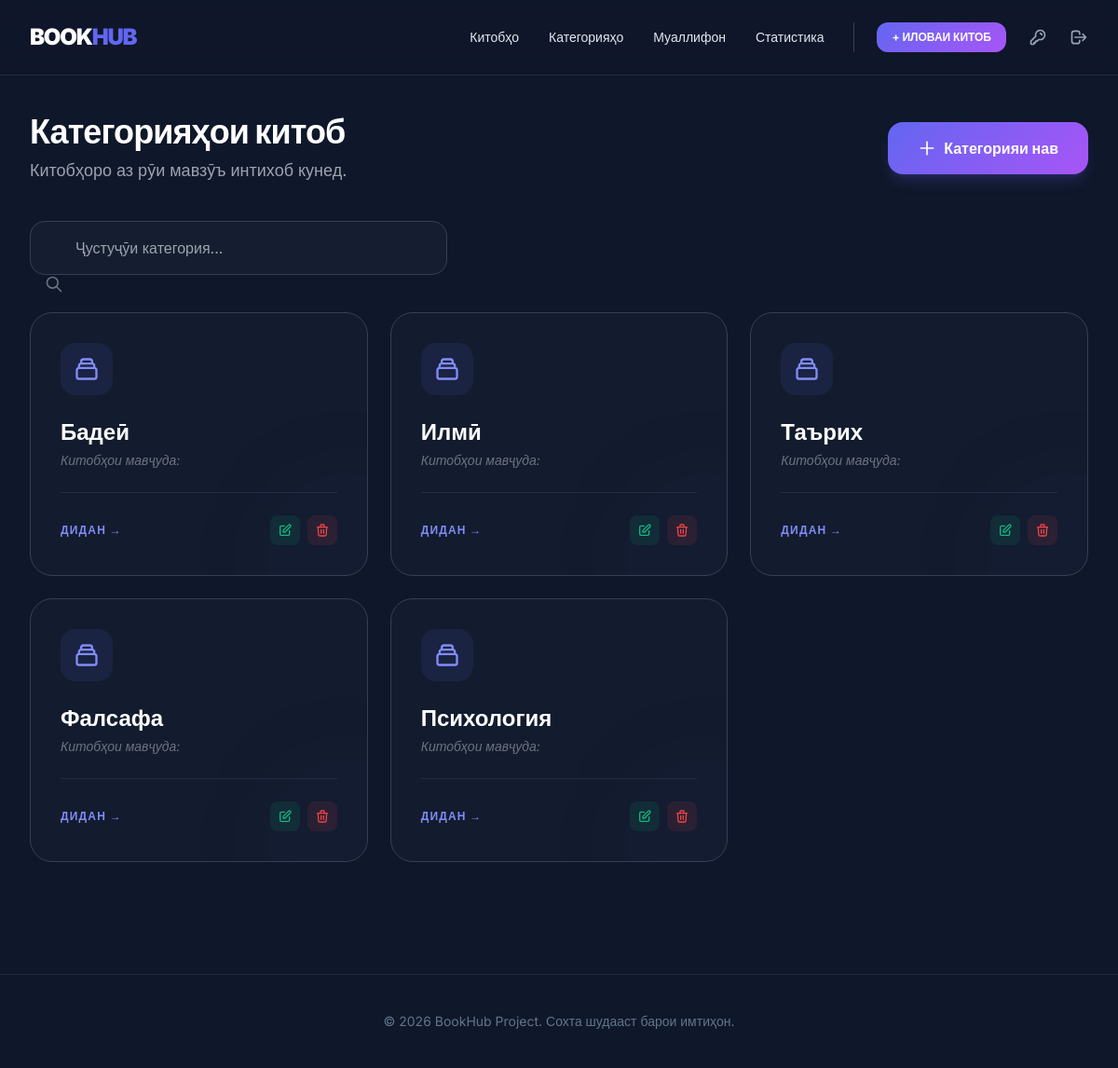
/list_category/ (signed in), run on the app's committed database.
### app/models.py (models this page shows, shortened)
class Category(models.Model):
    name = models.CharField(max_length=30)

### app/views.py (the view)
# urls.py: path('list_category/', list_category, name='list_category'),
def list_category(request):
    if not request.session.get('user_id'):
        return redirect('login')
    query = request.GET.get('q', '').strip()
    categories = Category.objects.all()
    if query:
        categories = categories.filter(name__icontains=query)
    return render(request, 'categories.html', {'categories': categories, 'query': query})

### templates/categories.html (shortened to what this page needs)
{% extends 'base.html' %}
{% block content %}
<div class="space-y-10">
    <div class="flex flex-col md:flex-row justify-between items-start md:items-center gap-6">
        <div>
            <h1 class="text-4xl font-black text-white tracking-tight">Категорияҳои китоб</h1>
            <p class="text-gray-400 mt-2 text-lg">Китобҳоро аз рӯи мавзӯъ интихоб кунед.</p>
        </div>
        <a href="{% url 'add_category' %}" class="btn-premium px-8 py-4 rounded-2xl text-white font-bold shadow-lg shadow-indigo-500/20 flex items-center">
            <svg xmlns="http://www.w3.org/2000/svg" class="h-5 w-5 mr-2" fill="none" viewBox="0 0 24 24" stroke="currentColor">
                <path stroke-linecap="round" stroke-linejoin="round" stroke-width="2" d="M12 4v16m8-8H4" />
            </svg>
            Категорияи нав
        </a>
    </div>
    <div class="relative max-w-md">
        <input type="text" id="categorySearch" placeholder="Ҷустуҷӯи категория..."
               class="w-full bg-slate-800/40 border border-slate-700 rounded-2xl px-12 py-4 text-white focus:ring-2 focus:ring-indigo-500 outline-none transition">
        <svg xmlns="http://www.w3.org/2000/svg" class="h-5 w-5 text-gray-500 absolute left-4 top-4.5" fill="none" viewBox="0 0 24 24" stroke="currentColor">
            <path stroke-linecap="round" stroke-linejoin="round" stroke-width="2" d="M21 21l-6-6m2-5a7 7 0 11-14 0 7 7 0 0114 0z" />
        </svg>
    </div>
    <div class="grid grid-cols-1 sm:grid-cols-2 lg:grid-cols-3 gap-6">
        {% for category in categories %}
        <div class="bg-slate-800/30 border border-slate-700 rounded-3xl p-8 hover:border-indigo-500/50 transition-all duration-300 relative overflow-hidden group">
            <div class="relative z-10">
                <div class="w-14 h-14 bg-indigo-500/10 rounded-2xl flex items-center justify-center text-indigo-400 mb-6 group-hover:bg-indigo-600 group-hover:text-white transition-all duration-300">
                </div>
                <h3 class="text-2xl font-bold text-white mb-1">{{ category.name }}</h3>
                <p class="text-gray-500 text-sm mb-6 italic">Китобҳои мавҷуда: {{ category.book_set.count }}</p>
                <div class="flex items-center justify-between pt-6 border-t border-slate-700/50">
                    <a href="{% url 'detail_category' category.id %}" class="text-xs font-black text-indigo-400 hover:text-white transition uppercase tracking-widest">
                        Дидан &rarr;
                    </a>
                    <div class="flex gap-2">
                        <a href="{% url 'update_category' category.id %}" class="p-2 bg-emerald-500/10 text-emerald-500 rounded-lg hover:bg-emerald-500 hover:text-white transition" title="Таҳрир">
                            <svg xmlns="http://www.w3.org/2000/svg" class="h-4 w-4" fill="none" viewBox="0 0 24 24" stroke="currentColor">
                                <path stroke-linecap="round" stroke-linejoin="round" stroke-width="2" d="M11 5H6a2 2 0 00-2 2v11a2 2 0 002 2h11a2 2 0 002-2v-5m-1.414-9.414a2 2 0 112.828 2.828L11.828 15H9v-2.828l8.586-8.586z" />
                            </svg>
                        </a>
                        <a href="{% url 'delete_category' category.id %}" class="p-2 bg-red-500/10 text-red-500 rounded-lg hover:bg-red-500 hover:text-white transition" title="Нест кардан">
                            <svg xmlns="http://www.w3.org/2000/svg" class="h-4 w-4" fill="none" viewBox="0 0 24 24" stroke="currentColor">
                                <path stroke-linecap="round" stroke-linejoin="round" stroke-width="2" d="M19 7l-.867 12.142A2 2 0 0116.138 21H7.862a2 2 0 01-1.995-1.858L5 7m5 4v6m4-6v6m1-10V4a1 1 0 00-1-1h-4a1 1 0 00-1 1v3M4 7h16" />
                            </svg>
                        </a>
                    </div>
                </div>
            </div>
            <div class="absolute -right-10 -bottom-10 w-32 h-32 bg-indigo-600/5 blur-3xl rounded-full group-hover:bg-indigo-600/15 transition-all"></div>
        </div>
        {% empty %}
        <div class="col-span-full py-20 text-center border-2 border-dashed border-slate-800 rounded-3xl">
            <p class="text-gray-500">Ягон категория ёфт нашуд.</p>
            <a href="{% url 'add_category' %}" class="text-indigo-400 hover:underline mt-2 inline-block">Аввалинро илова кунед</a>
        </div>
        {% endfor %}
    </div>
</div>
{% endblock %}

### templates/base.html (style rules this page uses)
body { font-family: 'Inter', sans-serif; background-color: #0f172a; }
.btn-premium { background: linear-gradient(135deg, #6366f1 0%, #a855f7 100%); transition: all 0.3s ease; }

### data on the page
Category: name "Бадеӣ"
Category: name "Илмӣ"
Category: name "Таърих"
Category: name "Фалсафа"
Category: name "Психология"
